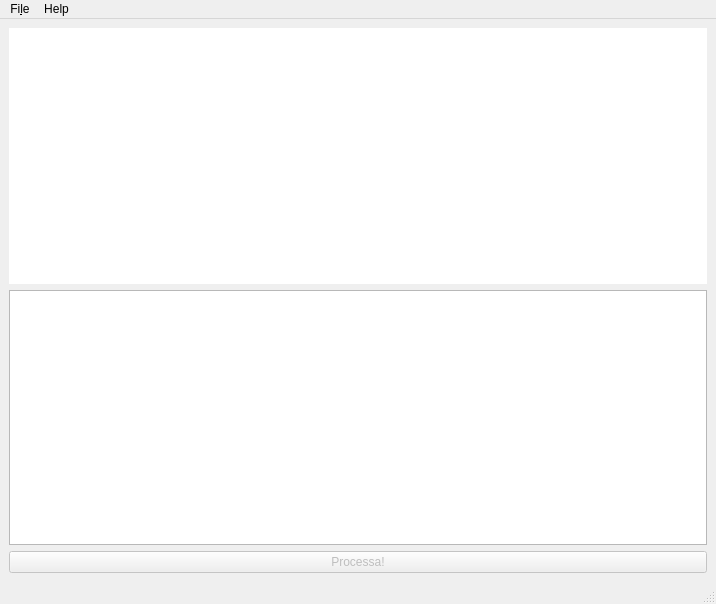
<?xml version="1.0" encoding="UTF-8"?>
<ui version="4.0">
 <class>MainWindow</class>
 <widget class="QMainWindow" name="MainWindow">
  <property name="geometry">
   <rect>
    <x>0</x>
    <y>0</y>
    <width>716</width>
    <height>604</height>
   </rect>
  </property>
  <property name="windowTitle">
   <string>PyCirkuit - by Orestes Mas</string>
  </property>
  <property name="windowIcon">
   <iconset resource="../resources/resources.qrc">
    <normaloff>:/icons/AppIcon</normaloff>:/icons/AppIcon</iconset>
  </property>
  <widget class="QWidget" name="centralwidget">
   <layout class="QVBoxLayout" name="verticalLayout">
    <item>
     <widget class="QLabel" name="imatge">
      <property name="sizePolicy">
       <sizepolicy hsizetype="Preferred" vsizetype="Preferred">
        <horstretch>1</horstretch>
        <verstretch>1</verstretch>
       </sizepolicy>
      </property>
      <property name="font">
       <font>
        <pointsize>18</pointsize>
        <weight>75</weight>
        <bold>true</bold>
       </font>
      </property>
      <property name="autoFillBackground">
       <bool>false</bool>
      </property>
      <property name="styleSheet">
       <string notr="true">background-color: rgb(255, 255, 255);
color: rgb(255, 0, 0);</string>
      </property>
      <property name="text">
       <string/>
      </property>
      <property name="alignment">
       <set>Qt::AlignCenter</set>
      </property>
     </widget>
    </item>
    <item>
     <widget class="QTextEdit" name="textEdit">
      <property name="sizePolicy">
       <sizepolicy hsizetype="Expanding" vsizetype="Expanding">
        <horstretch>1</horstretch>
        <verstretch>1</verstretch>
       </sizepolicy>
      </property>
     </widget>
    </item>
    <item>
     <widget class="QPushButton" name="pushButton">
      <property name="enabled">
       <bool>false</bool>
      </property>
      <property name="text">
       <string>Processa!</string>
      </property>
     </widget>
    </item>
   </layout>
  </widget>
  <widget class="QMenuBar" name="menubar">
   <property name="geometry">
    <rect>
     <x>0</x>
     <y>0</y>
     <width>716</width>
     <height>36</height>
    </rect>
   </property>
   <widget class="QMenu" name="menuFile">
    <property name="title">
     <string>Fi&amp;le</string>
    </property>
    <addaction name="actionOpen"/>
    <addaction name="actionQuit"/>
   </widget>
   <widget class="QMenu" name="menuHelp">
    <property name="title">
     <string>Help</string>
    </property>
    <addaction name="separator"/>
    <addaction name="actionAbout_PyCirkuit"/>
   </widget>
   <addaction name="menuFile"/>
   <addaction name="menuHelp"/>
  </widget>
  <widget class="QStatusBar" name="statusbar"/>
  <action name="actionQuit">
   <property name="text">
    <string>&amp;Quit</string>
   </property>
  </action>
  <action name="actionOpen">
   <property name="text">
    <string>&amp;Open</string>
   </property>
  </action>
  <action name="actionAbout_PyCirkuit">
   <property name="text">
    <string>About PyCirkuit</string>
   </property>
  </action>
 </widget>
 <tabstops>
  <tabstop>pushButton</tabstop>
 </tabstops>
 <resources>
  <include location="../resources/resources.qrc"/>
 </resources>
 <connections>
  <connection>
   <sender>actionQuit</sender>
   <signal>triggered()</signal>
   <receiver>MainWindow</receiver>
   <slot>close()</slot>
   <hints>
    <hint type="sourcelabel">
     <x>-1</x>
     <y>-1</y>
    </hint>
    <hint type="destinationlabel">
     <x>146</x>
     <y>66</y>
    </hint>
   </hints>
  </connection>
 </connections>
</ui>
